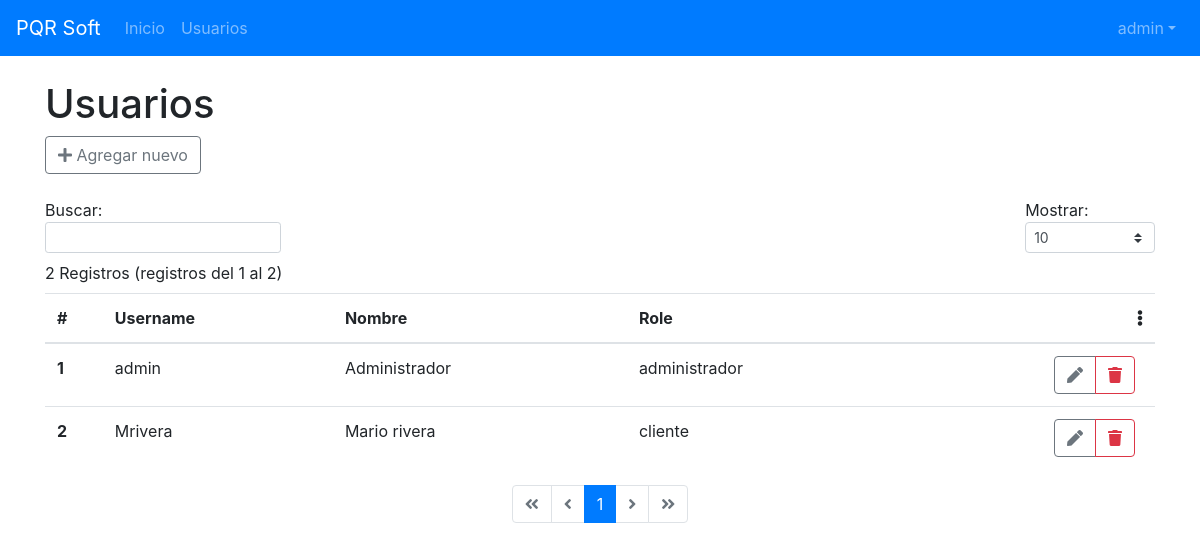
/usuarios (signed in), run on the app's committed database.
### tables this page shows
CREATE TABLE `usuarios`  (
  `user_id` int(11) NOT NULL AUTO_INCREMENT,
  `role_id` int(11) NULL DEFAULT NULL,
  `username` varchar(255) NULL DEFAULT NULL,
  `nombre` varchar(255) NULL DEFAULT NULL,
  `password` varchar(255) NULL DEFAULT NULL,
  `token` varchar(255) NULL DEFAULT NULL,
  `role` varchar(255) NULL DEFAULT 'cliente',
  PRIMARY KEY (`user_id`) USING BTREE
);

### controllers/usuariosController.php (called while the page is built, shortened)
<?php
    class usuariosController extends MainController {
		public function index(){
    		$data = [
    			'usuarios' => $this->users->loadUsers()
			];
    		$this->render('header');
    		$this->render('usuarios', $data);
    	}
	}

### index.php (called while the page is built, shortened)
<?php
include 'core/MainController.php';
include 'core/MainModel.php';
$router = new Router();

### core/MainModel.php (called while the page is built, shortened)
<?php
	Class MainModel {
		public $db;
		public function __construct() {
			$this->db = $this->con();
		}
		protected function con() {
			$db = new mysqli(DB_HOST, DB_USER, DB_PASSWORD, DB_DATABASE, DB_PORT);
			$db->set_charset('utf8');
			$db->query("SET COLLATION_CONNECTION = '".DB_COLLATION."';");
			return $db;
		}
		protected function query($sql){
			if($consult = $this->db->query($sql)){
				$data = array();
				if($consult->num_rows > 0){
					while ($row = $consult->fetch_object()){
						$data[] = $row;
					}
				}
				return($data);
			}
			return false;
		}
	}

### models/usersModel.php (called while the page is built, shortened)
<?php
    class usersModel extends MainModel {
		function loadUsers(){
			$sql = "SELECT
					u.user_id,
       				u.username,
       				u.nombre,
       				u.role
       				FROM usuarios u
       				";
			return $this->query($sql);
		}
	}

### views/usuarios.phtml (the view, shortened to what this page needs)
<h1>
    Usuarios
</h1>
<div class="btn-toolbar" role="toolbar" aria-label="Toolbar with button groups">
    <div class="btn-group mr-2" role="group" aria-label="First group">
        <button type="button" class="btn btn-outline-secondary"><i class="fa fa-plus"></i> Agregar nuevo</i></button>
    </div>
</div>
<div class="row my-4">
    <div class="col-12">
        <table class="table" id="tabla_usuarios">
            <thead>
            <tr>
                <th scope="col">#</th>
                <th scope="col">Username</th>
                <th scope="col">Nombre</th>
                <th scope="col">Role</th>
                <th scope="col" class="text-right"><i class="fa fa-ellipsis-v"></i></th>
            </tr>
            </thead>
            <tbody>
            <?php foreach ($usuarios as $usuario): ?>
            <tr>
                <th scope="row"><?= $usuario->user_id?></th>
                <td><?= $usuario->username?></td>
                <td><?= $usuario->nombre?></td>
                <td><?= $usuario->role?></td>
                <td class="text-right">
                    <div class="btn-group mr-2" role="group" aria-label="First group">
                        <button type="button" class="btn btn-outline-secondary"><i class="fa fa-pen"></i> </button>
                        <button type="button" class="btn btn-outline-danger"><i class="fa fa-trash"></i></button>
                    </div>
                </td>
            </tr>
            <?php endforeach; ?>
            </tbody>
        </table>
    </div>
</div>

### views/header.phtml (shortened to what this page needs)
<!doctype html>
<html lang = "es">
<head>
	<link rel = "stylesheet" type = "text/css" href = "<?= BASE_URL?>/plugins/fontawesome/css/all.min.css?v=5">
	<link rel = "stylesheet" type = "text/css" href = "<?= BASE_URL?>/plugins/bs4/bootstrap.min.css?v=4.2">
	<link rel = "stylesheet" type = "text/css" href = "<?= BASE_URL?>/plugins/sweetalert2/sweetalert2.min.css">
	<link rel = "stylesheet" type = "text/css" href = "<?= BASE_URL?>/css/main.css">
</head>
<body>
<div class="">
	<nav class="navbar navbar-expand-md bg-primary navbar-dark">
		<a href="/" class="navbar-brand">PQR Soft</a>
		<div id="navbarCollapse" class="collapse navbar-collapse">
			<ul class="nav navbar-nav">
				<li class="nav-item">
					<a href="/" class="nav-link">Inicio</a>
				</li>
                <?php if($user->role == 'administrador') : ?>
				<li class="nav-item">
					<a href="/usuarios" class="nav-link">Usuarios</a>
				</li>
				<?php endif; ?>
			</ul>
			<ul class="nav navbar-nav ml-auto">
				<li class="nav-item dropdown">
					<a href="#" class="nav-link dropdown-toggle" data-toggle="dropdown"><?= $user->username ?></a>
				</li>
			</ul>
		</div>
	</nav>
</div>
<div class="container py-4">

### data on the page
usuarios: username "admin", user_id "1", nombre "Administrador", role "administrador"
usuarios: user_id "2", username "Mrivera", nombre "Mario rivera", role "cliente"
